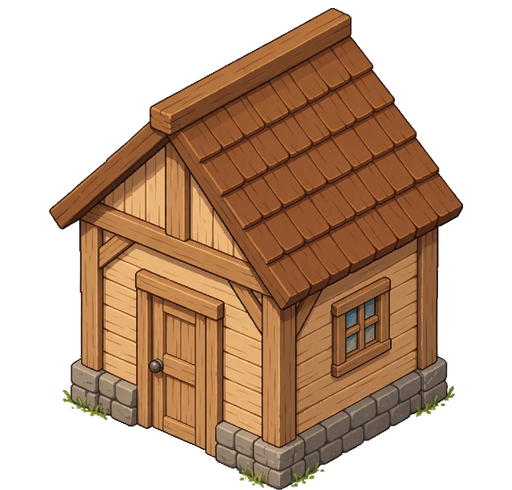
#> input picture preview/assets/simple-house.png, 512 x 490 px
$ python align_house_rotations.py
#> lines starting #> are read from the running program, lines starting #| are printed output that depends on the picture
#!/usr/bin/env python3
"""Center both house views on the same front foundation/ground-contact point.

The existing transparent sources are kept as-is. Their lower stone corner is
approximately at x=275/274 on row 485 (the plants extend below the stonework).
Centering that point makes mirroring preserve its world position.
"""
from pathlib import Path
from PIL import Image
root=Path(__file__).resolve().parents[1]
for source, output, contact_x in [
    ('simple-house.png','simple-house-aligned.png',275),
    ('simple-house-back.png','simple-house-back-aligned.png',274),
]:
    img=Image.open(root/'preview/assets'/source).convert('RGBA')
#> img is the input picture: PIL image 512x490 RGBA; mean R, G, B, A 81.1, 54.8, 34.4, 134.7
    result=Image.new('RGBA',img.size,(0,0,0,0))
#> result: PIL image 512x490 RGBA; every value is 0
    result.alpha_composite(img,(img.width//2-contact_x,0))
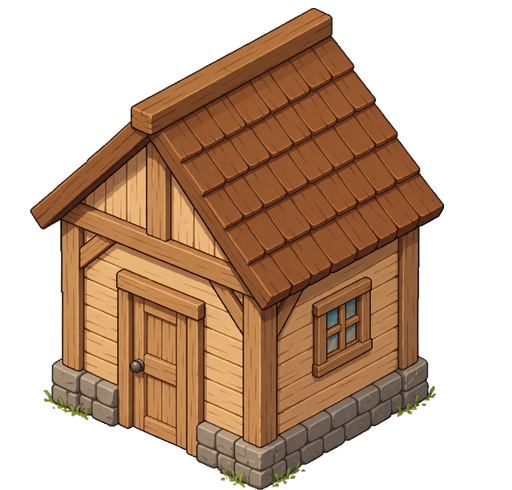
#> result: PIL image 512x490 RGBA; mean R, G, B, A 81.1, 54.8, 34.4, 134.7; transparent parts drawn white
    result.save(root/'preview/assets'/output,optimize=True)
    result.save(root/'app/src/main/res/drawable-nodpi'/output.replace('-','_'),optimize=True)
#> pass 2 of the loop `for source, output, contact_x in [`:
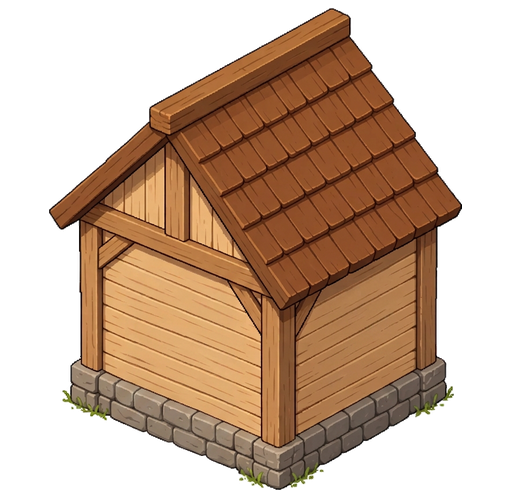
#> input picture preview/assets/simple-house-back.png, 512 x 490 px
#> img is the input picture: PIL image 512x490 RGBA; mean R, G, B, A 82.6, 56.1, 35.8, 135.1
#> `result.alpha_composite(img,(img.width//2-contact_x,0))`:
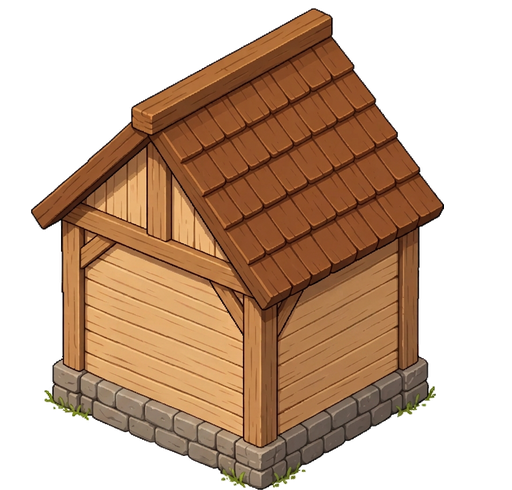
#> result: PIL image 512x490 RGBA; mean R, G, B, A 82.6, 56.1, 35.8, 135.1; transparent parts drawn white
